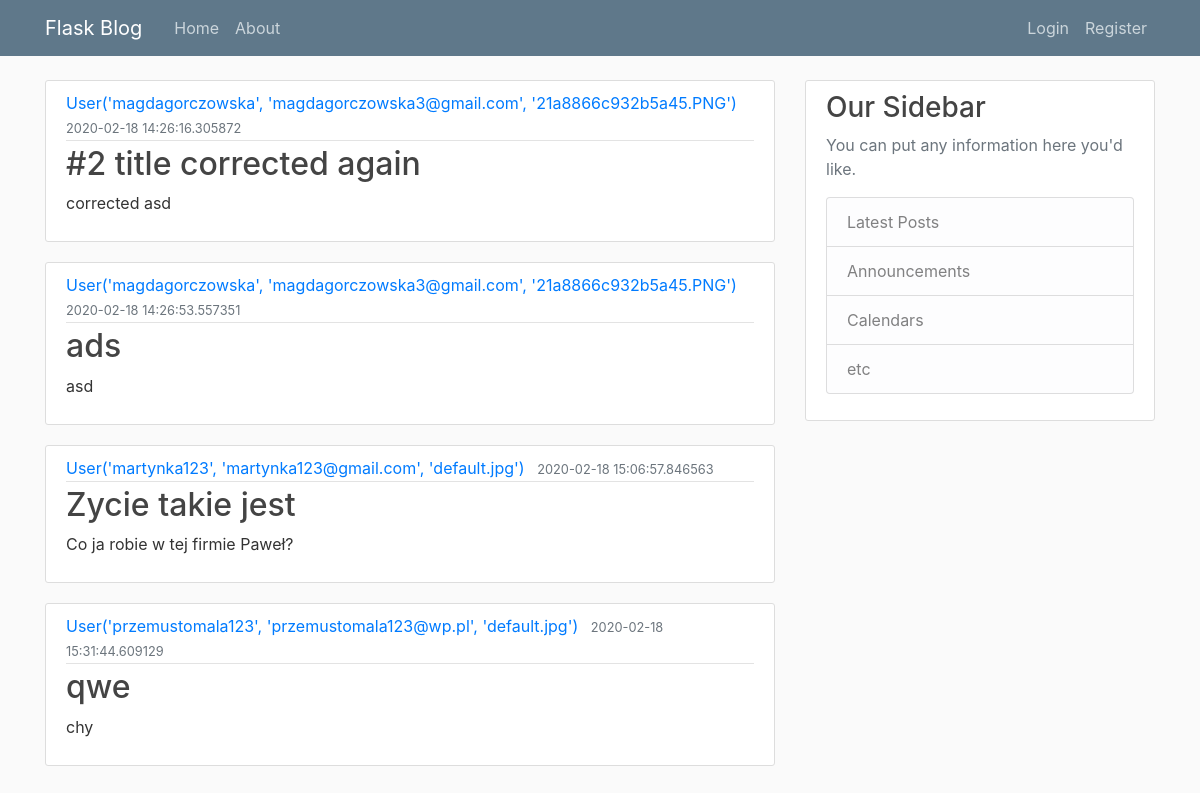
Page /home on the earlier database version.
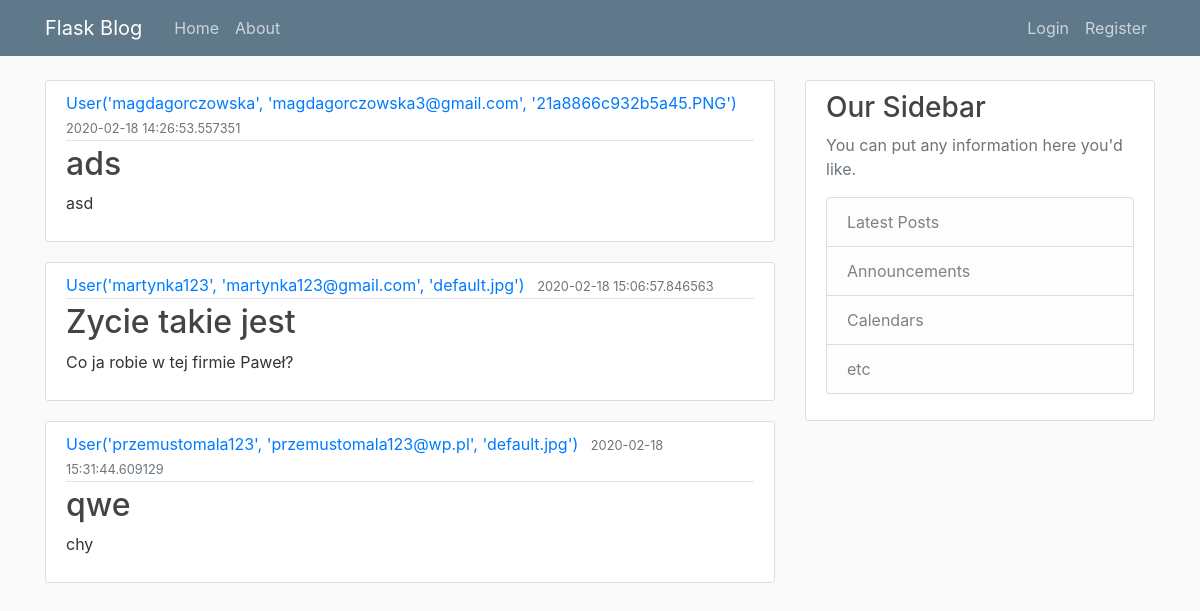
Same page on the later database version.
### flaskblog/models.py (models this page shows, shortened)
class Post(db.Model):
    id = db.Column(db.Integer, primary_key=True)
    title = db.Column(db.String(100), nullable=False)
    date_posted = db.Column(db.DateTime, nullable=False, default=datetime.utcnow)
    content = db.Column(db.String(5000), nullable=False)
    user_id = db.Column(db.Integer, db.ForeignKey('user.id'), nullable=False)

class User(db.Model, UserMixin):
    id = db.Column(db.Integer, primary_key=True)
    username = db.Column(db.String(20), unique=True, nullable=False)
    email = db.Column(db.String(120), unique=True, nullable=False)
    image_file = db.Column(db.String(20), nullable=False, default='default.jpg')
    password = db.Column(db.String(60), nullable=False)
    posts = db.relationship('Post', backref='author', lazy=True)
    def __repr__(self):
        return f"User('{self.username}', '{self.email}', '{self.image_file}')"

### flaskblog/routes.py (the view)
@app.route("/")
@app.route("/home")
def home():
    posts = Post.query.all()
    return render_template('home.html', posts=posts)

### flaskblog/templates/home.html
{% extends "layout.html" %}
{% block content %}
    {% for post in posts%}
            <article class="media content-section">
                <div class="media-body">
                <div class="article-metadata">
                    <a class="mr-2" href="#">{{ post.author }}</a>
                    <small class="text-muted">{{ post.date_posted }}</small>
                </div>
                <h2><a class="article-title" href="#">{{ post.title }}</a></h2>
                <p class="article-content">{{ post.content }}</p>
                </div>
            </article>
    {% endfor %}
{% endblock content %}

### flaskblog/templates/layout.html (shortened to what this page needs)
<!DOCTYPE html>
<html>
<head>
    <link rel="stylesheet" href="https://maxcdn.bootstrapcdn.com/bootstrap/4.0.0/css/bootstrap.min.css">
    <link rel="stylesheet" type="text/css" href="{{ url_for('static', filename='main.css') }}">
</head>
<body>
    <header class="site-header">
      <nav class="navbar navbar-expand-md navbar-dark bg-steel fixed-top">
        <div class="container">
          <a class="navbar-brand mr-4" href="/">Flask Blog</a>
          <div class="collapse navbar-collapse" id="navbarToggle">
            <div class="navbar-nav mr-auto">
              <a class="nav-item nav-link" href="{{ url_for('home') }}">Home</a>
              <a class="nav-item nav-link" href="{{ url_for('about') }}">About</a>
            </div>
            <div class="navbar-nav">
              {% if current_user.is_authenticated %}
                <a class="nav-item nav-link" href="{{ url_for('new_post') }}">New Post</a>
                <a class="nav-item nav-link" href="{{ url_for('account') }}">Account</a>
                <a class="nav-item nav-link" href="{{ url_for('logout') }}">Logout</a>
              {% else %}
                <a class="nav-item nav-link" href="{{ url_for('login') }}">Login</a>
                <a class="nav-item nav-link" href="{{ url_for('register') }}">Register</a>
              {% endif %}
            </div>
          </div>
        </div>
      </nav>
    </header>
    <main role="main" class="container">
      <div class="row">
        <div class="col-md-8">
          {% block content %}{% endblock %}
        </div>
        <div class="col-md-4">
          <div class="content-section">
            <h3>Our Sidebar</h3>
            <p class='text-muted'>You can put any information here you'd like.
              <ul class="list-group">
                <li class="list-group-item list-group-item-light">Latest Posts</li>
                <li class="list-group-item list-group-item-light">Announcements</li>
                <li class="list-group-item list-group-item-light">Calendars</li>
                <li class="list-group-item list-group-item-light">etc</li>
              </ul>
            </p>
          </div>
        </div>
      </div>
    </main>
</body>
</html>

### flaskblog/static/main.css (style rules this page uses)
body { background: #fafafa; color: #333333; margin-top: 5rem; }
h1, h2, h3, h4, h5, h6 { color: #444444; }
.bg-steel { background-color: #5f788a; }
.site-header .navbar-nav .nav-link { color: #cbd5db; }
.content-section { background: #ffffff; padding: 10px 20px; border: 1px solid #dddddd; border-radius: 3px; margin-bottom: 20px; }
.article-title { color: #444444; }
.article-content { white-space: pre-line; }
.article-metadata { padding-bottom: 1px; margin-bottom: 4px; border-bottom: 1px solid #e3e3e3 }

Differences in the rows shown:
removed Post: author "User('magdagorczowska', 'magdagorczowska3@gmail.com', '21a8866c932b5a45.PNG')", date_posted "2020-02-18 14:26:16.305872", title "#2 title corrected again", content "corrected asd"
